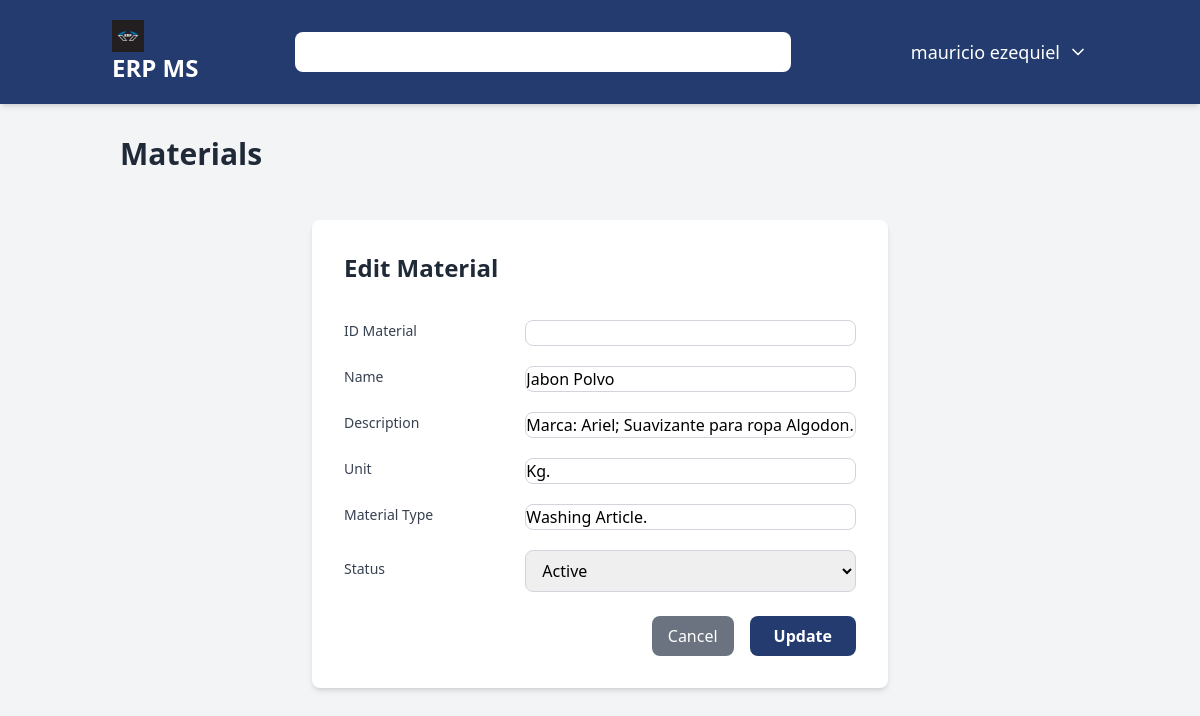
The page /materials/7/edit/ (signed in) on the database its author committed.
### users/models.py (models this page shows)
class User(AbstractUser):
    user_id = models.AutoField(primary_key=True)
    username = models.CharField(max_length=150, unique=True)
    password = models.CharField(max_length=128)
    USERNAME_FIELD = 'username'
    class Meta:
        db_table = 'users'
        verbose_name = 'User'
        verbose_name_plural = 'Users'

### materials/models.py (models this page shows, shortened)
class Material(models.Model):
    id_material = models.CharField(max_length=50, null=True, unique=True, verbose_name="Material ID")
    name = models.CharField(max_length=100, verbose_name="Material Name")
    description = models.TextField(max_length=250, blank=True, verbose_name="Material Description")
    unit = models.CharField(max_length=50, verbose_name="Unit measurement")
    material_type = models.CharField(max_length=50, verbose_name="Material Type")
    status = models.CharField(max_length=50, verbose_name="Status")
    create_at = models.DateTimeField(auto_now_add=True)
    updated_at = models.DateTimeField(auto_now=True)
    created_by = models.ForeignKey(settings.AUTH_USER_MODEL, on_delete=models.SET_NULL, null=True)
    class Meta:
        verbose_name = "Material"
        verbose_name_plural = "Materials"

### materials/views.py (the view)
# urls.py: path('<int:pk>/edit/', views.material_edit, name='material_edit'),
@login_required
def material_edit(request, pk):
    material = get_object_or_404(Material, pk=pk)
    max_permission = UserRole.objects.filter(user_id=request.user).aggregate(max_permission=models.Max('role__materials'))['max_permission'] or 0
    if max_permission == 1:
        return redirect('materials') # Redirect to materials if no permission
    if max_permission == 0:
        return redirect('dashboard') # Redirect to dashboard if no permission
    material = Material.objects.get(pk=pk)
    if request.method == 'POST':
        form = MaterialForm(request.POST, instance=material)
        if form.is_valid():
            form.save()
            return redirect('materials:material_list')
    else:
        form = MaterialForm(instance=material)
    context = {
        'form': form,
        'material': material,
    }
    return render(request, 'materials/material_form.html', context)

### materials/forms.py
class MaterialForm(forms.ModelForm):
    class Meta:
        model = Material
        fields = ['id_material', 'name', 'description', 'unit', 'material_type', 'status']

### core/context_processors.py (called while the page is built)
def get_permissions(request):
    permissions = {
        'customers': 0,
        'suppliers': 0,
        'materials': 0,
        'purchases': 0,
        'sales': 0,
        'inventory': 0,
        'accounting': 0,
        'reporting': 0,
    }
    roles = []
    if request.user.is_authenticated:
        user_roles = UserRole.objects.filter(user_id=request.user.pk)
        roles = [ur.role.role_name for ur in user_roles]
        for user_role in user_roles:
            role = user_role.role
            for module in permissions.keys():
                current_permission = getattr(role, module, 0)
                if current_permission > permissions[module]:
                    permissions[module] = current_permission
    return {'permissions': permissions, 'roles': roles}

### materials/templates/materials/material_form.html (shortened to what this page needs)
{% extends 'core/base.html' %}
{% load static %}
{% block content %}
<h2 class="text-3xl font-bold text-gray-800 mb-6 border-gray-400 pb-2">Materials</h2>
<div class="max-w-xl mx-auto bg-white p-8 rounded-lg shadow-md mt-10">
    <h2 class="text-2xl font-bold text-gray-800 mb-6 border-gray-400 pb-2">
        {% if material %}Edit Material{% else %}Add New Material{% endif %}
    </h2>
    <form method="post" class="space-y-6">
        <div class="space-y-4">
            <div class="flex items-center space-x-4">
                <label for="{{ form.id_material.id_for_label }}" class="block text-sm font-medium text-gray-700 w-1/3">ID Material</label>
                <div class="mt-1 w-2/3">
                   <input type="text" name="{{ form.id_material.html_name }}" id="{{form.id_material.id_for_label}}" class="w-full border border-gray-300 rounded-lg focus:outline-none focus:ring-2 focus:ring-[#233b6e]" required>
                </div>
            </div>
             <div class="flex items-center space-x-4">
                <label for="{{ form.name.id_for_label }}" class="block text-sm font-medium text-gray-700 w-1/3">Name</label>
                <div class="mt-1 w-2/3">
                   <input type="text" name="{{ form.name.html_name }}" id="{{form.name.id_for_label}}" value="{{ form.name.value|default:'' }}" class="w-full border border-gray-300 rounded-lg focus:outline-none focus:ring-2 focus:ring-[#233b6e]" required>
                </div>
            </div>
             <div class="flex items-center space-x-4">
                <label for="{{ form.description.id_for_label }}" class="block text-sm font-medium text-gray-700 w-1/3">Description</label>
                <div class="mt-1 w-2/3">
                   <input type="text" name="{{ form.description.html_name }}" id="{{form.description.id_for_label}}" value="{{ form.description.value|default:'' }}" class="w-full border border-gray-300 rounded-lg focus:outline-none focus:ring-2 focus:ring-[#233b6e]" required>
                </div>
            </div>
             <div class="flex items-center space-x-4">
                <label for="{{ form.unit.id_for_label }}" class="block text-sm font-medium text-gray-700 w-1/3">Unit</label>
                <div class="mt-1 w-2/3">
                   <input type="text" name="{{ form.unit.html_name }}" id="{{form.unit.id_for_label}}" value="{{ form.unit.value|default:'' }}" class="w-full border border-gray-300 rounded-lg focus:outline-none focus:ring-2 focus:ring-[#233b6e]" required>
                </div>
            </div>
             <div class="flex items-center space-x-4">
                <label for="{{ form.material_type.id_for_label }}" class="block text-sm font-medium text-gray-700 w-1/3">Material Type</label>
                <div class="mt-1 w-2/3">
                   <input type="text" name="{{ form.material_type.html_name }}" id="{{form.material_type.id_for_label}}" value="{{ form.material_type.value|default:'' }}" class="w-full border border-gray-300 rounded-lg focus:outline-none focus:ring-2 focus:ring-[#233b6e]" required>
                </div>
            </div>
             <div class="flex items-center space-x-4">
                <label for="{{ form.status.id_for_label }}" class="block text-sm font-medium text-gray-700 w-1/3">Status</label>
                <div class="mt-1 w-2/3">
                   <select name="{{ form.status.html_name }}" id="{{form.status.id_for_label}}" class="w-full px-3 py-2 border border-gray-300 rounded-lg focus:outline-none focus:ring-2 focus:ring-[#233b6e]" required>
                      <option value="active" {% if form.status.value == "Active" %}selected{% endif %}>Active</option>
                   </select>
                </div>
            </div>
        </div>
        <div class="flex justify-end space-x-4">
            <a href="{% url 'materials:material_list' %}" class="px-4 py-2 bg-gray-500 text-white rounded-lg hover:bg-gray-600">Cancel</a>
            <button type="submit" class="bg-[#233b6e] text-white font-semibold py-2 px-6 rounded-lg transition-colors duration-300 hover:bg-[#1a2c53]">{% if material %}Update{% else %}Create{% endif %}</button>
        </div>
    </form>
</div>
{% endblock content %}

### core/templates/core/base.html (shortened to what this page needs)
{% load static %}
<!DOCTYPE html>
<html lang="en">
<head>
    <script src="https://cdn.tailwindcss.com"></script>
</head>
<body class="bg-gray-100 font-sans">
    <nav class="bg-[#233b6e] text-white shadow-md">
        <div class="container mx-auto px-4 py-4 flex flex-col md:flex-row justify-between items-center space-y-4 md:space-y-0">
            <a href="{% url 'dashboard' %}" class="text-2xl font-bold rounded-lg px-2 py-1 transition-all hover:bg-white/10">
                <img src="{% static 'img/logo-erp.jpg' %}" alt="ERP MS" class="h-8 w-8">
                <span>ERP MS</span>
            </a>
            <div class="relative w-full md:w-1/2">
                <input type="text" id="transaction-input" class="w-full rounded-lg px-4 py-2 text-gray-800 focus:outline-none focus:ring-2 focus:ring-white/50 placeholder-gray-400">
            </div>
            <div class="flex items-center space-x-6">
                <div class="relative">
                    <button id="user-menu-button" class="flex items-center space-x-2 text-lg font-medium transition-all hover:bg-white/10 p-2 rounded-lg">
                        <span>{{ user.first_name|default:user.username }}</span>
                        <svg xmlns="http://www.w3.org/2000/svg" width="20" height="20" viewBox="0 0 24 24" fill="none" stroke="currentColor" stroke-width="2" stroke-linecap="round" stroke-linejoin="round" class="lucide lucide-chevron-down"><path d="m6 9 6 6 6-6"></path></svg>
                    </button>
                </div>
            </div>
        </div>
    </nav>
    <main class="container mx-auto  p-8">
        {% block content %}
        {% endblock %}
    </main>
</body>
</html>

### rows shown on the page
User: first_name "mauricio ezequiel"
Material: name "Jabon Polvo", description "Marca: Ariel; Suavizante para ropa Algodon.", unit "Kg.", material_type "Washing Article."
